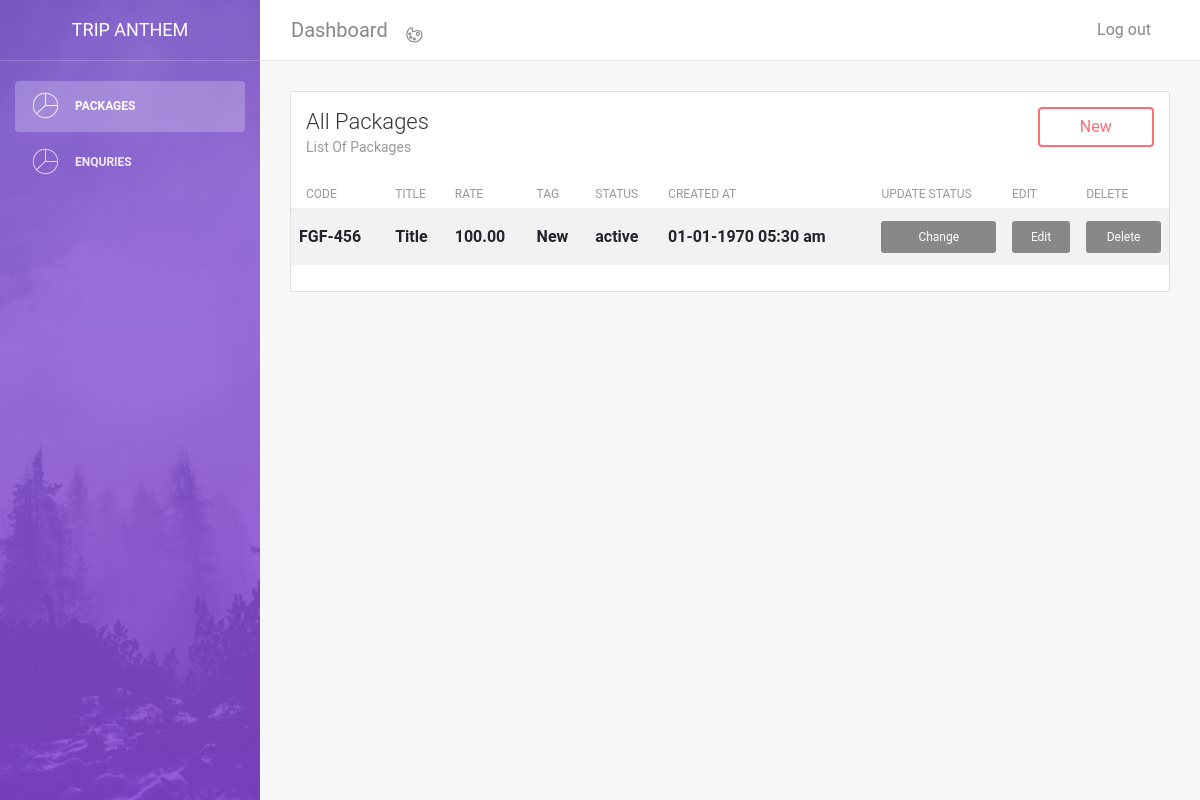
The app's page /admin/index.php with its own data.
### tables this page shows
CREATE TABLE `tbl_pack` (
  `id` int(50) UNSIGNED ZEROFILL NOT NULL,
  `title` varchar(255) DEFAULT NULL,
  `rate` int(255) DEFAULT NULL,
  `night` int(10) DEFAULT NULL,
  `day` int(10) DEFAULT NULL,
  `minPerson` int(10) DEFAULT NULL,
  `description` text DEFAULT NULL,
  `code` varchar(255) DEFAULT NULL,
  `tag` varchar(255) DEFAULT NULL,
  `status` varchar(255) DEFAULT NULL,
  `hotel` varchar(255) DEFAULT NULL,
  `trans` varchar(255) DEFAULT NULL,
  `meal` varchar(255) DEFAULT NULL,
  `sight` varchar(255) DEFAULT NULL,
  `createdAt` datetime DEFAULT NULL,
  `pckImage` varchar(255) DEFAULT NULL,
  `updatedAt` datetime DEFAULT NULL
);

### admin/index.php (the view, shortened to what this page needs)
<?php
    require('../config/db.php');
    $stmt = $pdo->prepare("SELECT * FROM tbl_pack");
    $stmt->execute();
    $res = $stmt->fetchAll(PDO::FETCH_OBJ);
?>
<!DOCTYPE html>
<html lang="en">
<head>
    <link rel="stylesheet" href="https://maxcdn.bootstrapcdn.com/font-awesome/latest/css/font-awesome.min.css" />
    <link href="assets/css/bootstrap.min.css" rel="stylesheet" />
    <link href="assets/css/light-bootstrap-dashboard.css?v=2.0.0 " rel="stylesheet" />
    <link href="assets/css/demo.css" rel="stylesheet" />
</head>
<body>
    <div class="wrapper">
        <div class="sidebar" data-image="assets/img/sidebar-5.jpg">
            <div class="sidebar-wrapper">
                <div class="logo">
                    <a href="#" class="simple-text">
                        Trip Anthem
                    </a>
                </div>
                <ul class="nav">
                    <li class="nav-item active">
                        <a class="nav-link" href="index.php">
                            <i class="nc-icon nc-chart-pie-35"></i>
                            <p>Packages</p>
                        </a>
                    </li>
                    <li class="nav-item">
                        <a class="nav-link" href="enquiry.php">
                            <i class="nc-icon nc-chart-pie-35"></i>
                            <p>Enquries</p>
                        </a>
                    </li>
                </ul>
            </div>
        </div>
        <div class="main-panel">
            <nav class="navbar navbar-expand-lg " color-on-scroll="500">
                <div class="container-fluid">
                    <a class="navbar-brand" href="#pablo"> Dashboard </a>
                    <div class="collapse navbar-collapse justify-content-end" id="navigation">
                        <ul class="nav navbar-nav mr-auto">
                            <li class="nav-item">
                                <a href="#" class="nav-link" data-toggle="dropdown">
                                    <i class="nc-icon nc-palette"></i>
                                </a>
                            </li>
                        </ul>
                        <ul class="navbar-nav ml-auto">
                            <li class="nav-item">
                                <a class="nav-link" href="#pablo">
                                    <span class="no-icon">Log out</span>
                                </a>
                            </li>
                        </ul>
                    </div>
                </div>
            </nav>
            <div class="content">
                <div class="container-fluid">
                    <div class="row">
                        <div class="col-md-12">
                            <div class="card strpied-tabled-with-hover">
                                <div class="card-header ">
                                    <div class="row">
                                        <div class="col-md-10">
                                            <h4 class="card-title">All Packages</h4>
                                            <p class="card-category">List Of Packages</p>
                                        </div>
                                        <div class="col-md-2">
                                            <a href="packageCreate.php" class="btn btn-block btn-danger">New</a>
                                        </div>
                                    </div>
                                </div>
                                <div class="card-body table-full-width table-responsive">
                                    <table class="table table-hover table-striped">
                                        <thead>
                                            <th class="text-center">Code</th>
                                            <th class="text-center">Title</th>
                                            <th class="text-center">Rate</th>
                                            <th class="text-center">Tag</th>
                                            <th class="text-center">Status</th>
                                            <th class="text-center">Created At</th>
                                            <th class="text-center">Update Status</th>
                                            <th class="text-center">Edit</th>
                                            <th class="text-center">Delete</th>
                                        </thead>
                                        <tbody>
                                            <?php foreach ($res as $k) { ?>
                                            <tr>
                                                <th><?= $k->code; ?></th>
                                                <th><?= $k->title; ?></th>
                                                <th><?= number_format($k->rate, 2, '.',','); ?></th>
                                                <th><?= $k->tag?></th>
                                                <th><?= $k->status?></th>
                                                <th><?= date('d-m-Y h:i a', strtotime($k->createdAt))?></th>
                                                <th>
                                                    <?php if ($k->status == 'inactive') { ?>
                                                        <a href="?action=active&id=<?= $k->id; ?>" class="btn btn-fill btn-sm btn-block">Change</a>
                                                    <?php }else{ ?>
                                                        <a href="?action=inactive&id=<?= $k->id; ?>" class="btn btn-fill btn-sm btn-block">Change</a>
                                                    <?php } ?>
                                                </th>
                                                <th>
                                                    <a href="packageEdit.php?id=<?= $k->id; ?>" class="btn btn-fill btn-sm btn-block">Edit</a>
                                                </th>
                                                <th>
                                                    <a href="?action=delete&id=<?= $k->id; ?>" class="btn btn-fill btn-sm btn-block">Delete</a>
                                                </th>
                                            </tr>
                                            <?php } ?>
                                        </tbody>
                                    </table>
                                </div>
                            </div>
                        </div>
                    </div>
                </div>
            </div>
        </div>
    </div>
</body>
</html>

### records on screen
tbl_pack: code "FGF-456", title "Title", rate "100.00", tag "New", status "active", createdAt "01-01-1970 05:30 am"
